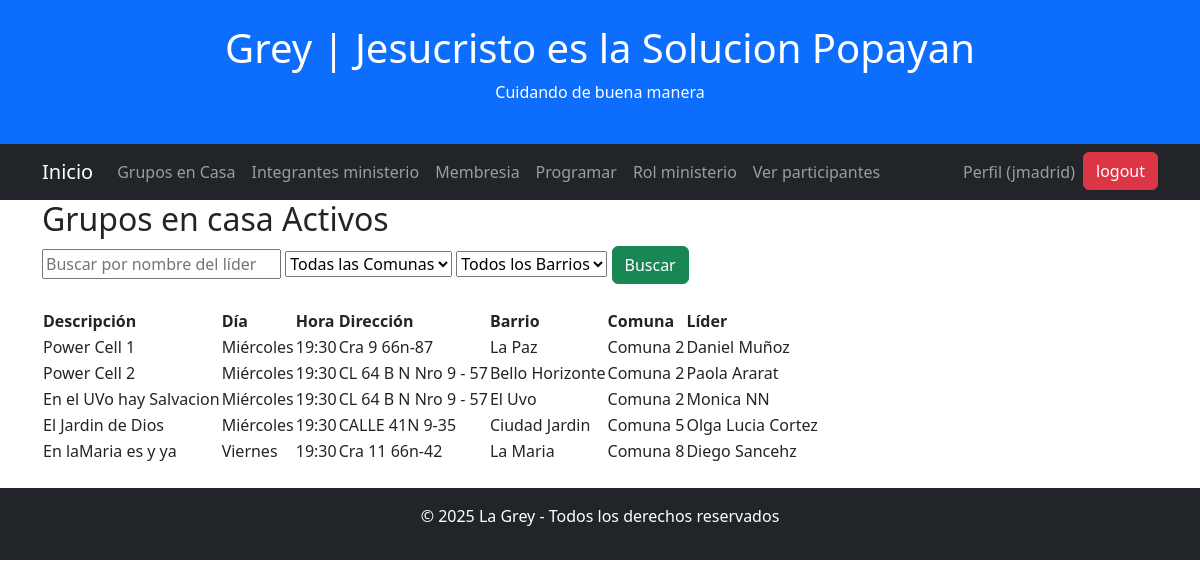
The page /grupos-casa/ (signed in) on the database its author committed.
### base/models.py (models this page shows, shortened)
class Iglesia(models.Model):
    nombre = models.CharField(max_length=200)
    descripcion = models.TextField(null=True,
                                   blank=True)
    direccion = models.TextField(null=True, blank=True)
    telefono = models.CharField(max_length=50, null=True, blank=True)
    correo = models.CharField(max_length=100, null=True, blank=True)
    pastor = models.CharField(max_length=100, null=True, blank=True)
    activa = models.BooleanField(default=True)
    creado = models.DateTimeField(auto_now_add=True)
    def __str__(self):
        return self.nombre
    class Meta:
        ordering = ['nombre']

class GrupoCasa(models.Model):  # Evita guion bajo en nombres de modelos (convención)
    DIAS_SEMANA = [
        (0, 'Lunes'),
        (1, 'Martes'),
        (2, 'Miércoles'),
        (3, 'Jueves'),
        (4, 'Viernes'),
        (5, 'Sábado'),
        (6, 'Domingo'),
    ]
    codigo = models.CharField(max_length=10, blank=True, null=True)
    descripcion = models.CharField(max_length=100, blank=True, null=True)
    id_barrio = models.ForeignKey(
        Barrio, on_delete=models.CASCADE
    )
    observacion = models.TextField(blank=True, null=True)
    direccion = models.CharField(max_length=100, blank=True, null=True)
    dia_semana = models.IntegerField(choices=DIAS_SEMANA)
    hora = models.TimeField()
    id_miembro = models.ForeignKey(
        Miembro, on_delete=models.CASCADE
    )
    id_estado = models.ForeignKey(
        Estado_grupoCasa, on_delete=models.CASCADE
    )
    creado = models.DateTimeField(auto_now_add=True)

class Barrio(models.Model):
    id_comuna = models.ForeignKey(Comuna, on_delete=models.CASCADE,
                                 null=True,
                                 blank=True)
    codigo = models.CharField(null=True, max_length=10)
    descripcion = models.CharField(null=True, max_length=50)
    class Meta:
        ordering = ['codigo']

class Comuna(models.Model):
    id_municipio = models.ForeignKey(Municipio, on_delete=models.CASCADE,
                                 null=True,
                                 blank=True)
    codigo = models.CharField(null=True, max_length=10)
    descripcion = models.CharField(null=True, max_length=50)
    class Meta:
        ordering = ['codigo']

class Miembro(models.Model):
    iglesia = models.ForeignKey(Iglesia, on_delete=models.CASCADE)
    nombre = models.CharField(max_length=100)
    apellido = models.CharField(max_length=100)
    identificacion = models.CharField(max_length=100)
    celular = models.CharField(null=True, max_length=12)
    correo = models.CharField(null=True, max_length=100)
    telefono = models.CharField(max_length=15, blank=True, null=True)
    fecha_nacimiento = models.DateField(blank=True, null=True)
    activo = models.BooleanField(default=True)
    observacion = models.TextField(null=True,
                                       blank=True)
    observacion = models.TextField(null=True,
                                       blank=True)
    creado = models.DateTimeField(auto_now_add=True)
    class Meta:
        ordering = ['nombre']

### base/views.py (the view)
# urls.py: path("grupos-casa/", GrupoCasaActivosListView.as_view(), name="grupo-casa-list"),
class GrupoCasaActivosListView(ListView):
    model = GrupoCasa
    template_name = "grupo_casa/grupo_casa_list.html"  # Ruta de la plantilla
    context_object_name = "grupos"
    def get_queryset(self):
        queryset = GrupoCasa.objects.filter(id_estado__codigo="A")
        query = self.request.GET.get("q", "")
        barrio_id = self.request.GET.get("barrio", "")
        comuna_id = self.request.GET.get("comuna", "")
        if query:
            queryset = queryset.filter(
                Q(id_miembro__nombre__icontains=query) |
                Q(id_miembro__apellido__icontains=query)
            )
        if barrio_id:
            queryset = queryset.filter(id_barrio_id=barrio_id)
        if comuna_id:
            queryset = queryset.filter(id_barrio__id_comuna_id=comuna_id)
        return queryset
    def get_context_data(self, **kwargs):
        context = super().get_context_data(**kwargs)
        usuario_iglesia = get_object_or_404(Usuario_iglesia, id_usuario=self.request.user)
        iglesia = usuario_iglesia.id_iglesia
        context['iglesia'] = iglesia
        context['usuario_iglesia'] = usuario_iglesia
        context["query"] = self.request.GET.get("q", "")
        context["barrios"] = Barrio.objects.all()
        context["comunas"] = Comuna.objects.all()
        context["barrio_selected"] = self.request.GET.get("barrio", "")
        context["comuna_selected"] = self.request.GET.get("comuna", "")
        return context

### base/templates/grupo_casa/grupo_casa_list.html (shortened to what this page needs)
{% extends "principal.html" %}
{% block content %}
    <h2>Grupos en casa Activos</h2>
    <form method="GET" action="{% url 'grupo-casa-list' %}">
        <input type="text" name="q" value="{{ query }}" placeholder="Buscar por nombre del líder">
        <select name="comuna">
            <option value="">Todas las Comunas</option>
        </select>
        <select name="barrio">
            <option value="">Todos los Barrios</option>
        </select>
        <button type="submit" class="btn btn-success">Buscar</button>
    </form>
<br>
    <table border="0">
        <thead>
            <tr>
                <th>Descripción</th>
                <th>Día</th>
                <th>Hora</th>
                <th>Dirección</th>
                <th>Barrio</th>
                <th>Comuna</th>
                <th>Líder</th>
            </tr>
        </thead>
        <tbody>
            {% for grupo in grupos %}
                <tr>
                    <td>{{ grupo.descripcion }}</td>
                    <td>{{ grupo.get_dia_semana_display }}</td>
                    <td>{{ grupo.hora }}</td>
                    <td>{{ grupo.direccion }}</td>
                    <td>{{ grupo.id_barrio.descripcion }}</td>
                    <td>{{ grupo.id_barrio.id_comuna.descripcion }}</td>
                    <td>{{ grupo.id_miembro.nombre }} {{ grupo.id_miembro.apellido }}</td>
                </tr>
            {% empty %}
                <tr>
                    <td colspan="7">No hay grupos activos o no se encontraron resultados</td>
                </tr>
            {% endfor %}
        </tbody>
    </table>
{% endblock %}

### base/templates/principal.html (shortened to what this page needs)
<!DOCTYPE html>
<html lang="es">
<head>
 <link rel="stylesheet" href="https://cdn.jsdelivr.net/npm/flatpickr/dist/flatpickr.min.css">
    <link href="https://cdn.jsdelivr.net/npm/select2@4.0.13/dist/css/select2.min.css" rel="stylesheet" />
    <link rel="stylesheet" href="https://cdn.jsdelivr.net/npm/bootstrap@5.3.0/dist/css/bootstrap.min.css">
<link rel="stylesheet" href="https://unpkg.com/leaflet@1.9.4/dist/leaflet.css" />
</head>
<body>
    <header class="bg-primary text-white text-center py-4">
        <h1>Grey | {{iglesia}}</h1>
        <p>Cuidando de buena manera</p>
    </header>
    <nav class="navbar navbar-expand-lg navbar-dark bg-dark">
        <div class="container">
            <a class="navbar-brand" href="{% url 'menu_principal' %}">Inicio</a>
            <div class="collapse navbar-collapse" id="navbarNav">
                <ul class="navbar-nav me-auto">
                    {% if usuario_iglesia.superusuario %}
                    <li class="nav-item" ><a  class="nav-link" href="{% url 'grupo-casa-list' %}">Grupos en Casa</a> </li>
                    <li class="nav-item" ><a class="nav-link" href="{% url 'ministerio-list' %}">Ministerio </a> </li>
                    <li class="nav-item" ><a  class="nav-link" href="{% url 'miembro-list' %}">Membresia </a> </li>
                     <li class="nav-item" ><a  class="nav-link" href="{% url 'servicios' %}">Servicios </a> </li>
                    <li class="nav-item" ><a class="nav-link"  href="{% url 'servicios' %}">Ver proramados </a> </li>
                   <li class="nav-item" >----------- </li>
                   <li class="nav-item" ><a  class="nav-link" href="{% url 'miembro-ministerio-list' %}">Integrantes ministerio</a> </li>
                     <li class="nav-item" ><a  class="nav-link" href="{% url 'servicios' %}">Programar</a> </li>
                     <li class="nav-item" ><a class="nav-link"  href="{% url 'rol_ministerio_list' %}">Rol ministerio</a> </li>
                    <li class="nav-item" > <a class="nav-link"  href="{% url 'participantes_por_servicio' %}" class="btn btn-info">  Ver Participantes</a></li>
                    {% else %}
                    <li class="nav-item" ><a  class="nav-link" href="{% url 'grupo-casa-list' %}">Grupos en Casa</a> </li>
                    <li class="nav-item" ><a  class="nav-link" href="{% url 'miembro-ministerio-list' %}">Integrantes ministerio</a> </li>
                    <li class="nav-item" ><a  class="nav-link" href="{% url 'miembro-list' %}">Membresia</a> </li>
                     <li class="nav-item" ><a  class="nav-link" href="{% url 'servicios' %}">Programar </a> </li>
                     <li class="nav-item" ><a class="nav-link"  href="{% url 'rol_ministerio_list' %}">Rol ministerio</a> </li>
                    <li class="nav-item" > <a class="nav-link"  href="{% url 'participantes_por_servicio' %}" class="btn btn-info">  Ver participantes</a></li>
                    {% endif %}
                </ul>
                <ul class="navbar-nav">
                        <li class="nav-item">
                            <a class="nav-link" href="">Perfil ({{ user.username }})</a>
                        </li>
                    {% if request.user.is_authenticated %}
                            <form method="post" action="{% url 'logout' %}">
                                <button  class="btn btn-danger" type="submit">logout</button>
                            </form>
                        {% else %}
                             <a href="{% url 'login' %}">Ingresar </a>
                        {% endif %}
                </ul>
            </div>
        </div>
    </nav>
    <div class="container">
        {% block content %}
        {% endblock content %}
    </div>
    <footer class="bg-dark text-white text-center py-3 mt-4">
        <p>&copy; 2025 La Grey - Todos los derechos reservados</p>
    </footer>
</body>
</html>

### rows shown on the page
Iglesia: nombre "Jesucristo es la Solucion Popayan"
GrupoCasa: descripcion "Power Cell 1", dia_semana "Miércoles", hora "19:30", direccion "Cra 9 66n-87", id_barrio.descripcion "La Paz", id_barrio.id_comuna.descripcion "Comuna 2", id_miembro.nombre "Daniel", id_miembro.apellido "Muñoz"
GrupoCasa: descripcion "Power Cell 2", dia_semana "Miércoles", hora "19:30", direccion "CL 64 B N Nro 9 - 57", id_barrio.descripcion "Bello Horizonte", id_barrio.id_comuna.descripcion "Comuna 2", id_miembro.nombre "Paola", id_miembro.apellido "Ararat"
GrupoCasa: descripcion "En el UVo hay Salvacion", dia_semana "Miércoles", hora "19:30", direccion "CL 64 B N Nro 9 - 57", id_barrio.descripcion "El Uvo", id_barrio.id_comuna.descripcion "Comuna 2", id_miembro.nombre "Monica", id_miembro.apellido "NN"
GrupoCasa: descripcion "El Jardin de Dios", dia_semana "Miércoles", hora "19:30", direccion "CALLE 41N 9-35", id_barrio.descripcion "Ciudad Jardin", id_barrio.id_comuna.descripcion "Comuna 5", id_miembro.nombre "Olga Lucia", id_miembro.apellido "Cortez"
GrupoCasa: descripcion "En laMaria es y ya", dia_semana "Viernes", hora "19:30", direccion "Cra 11 66n-42", id_barrio.descripcion "La Maria", id_barrio.id_comuna.descripcion "Comuna 8", id_miembro.nombre "Diego", id_miembro.apellido "Sancehz"

### other values the page prints
{{ user.username }} "jmadrid"
